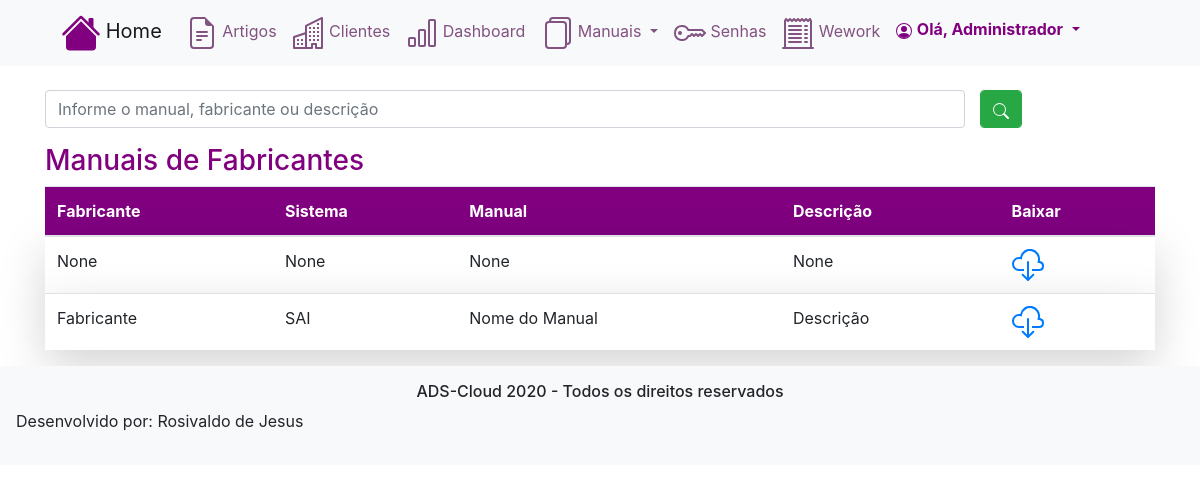
The page /manuaisFabricantes/ (signed in) on the database its author committed.
### evertical/models.py (models this page shows, shortened)
class tbManuais(models.Model):
    manualNome = models.CharField(max_length=100, blank=True, null=True)
    manualLink = models.CharField(max_length=255, blank=True, null=True)
    manualDescricao = models.CharField(max_length=255, blank=True, null=True)
    manualFabricante = models.ForeignKey(tbFabricante, on_delete=models.CASCADE)
    manualSistema = models.ForeignKey(tbSistemas, on_delete=models.CASCADE)
    class Meta:
        db_table = 'tbManuais'
        verbose_name_plural = 'Manuais'

class tbFabricante(models.Model):
    sistemaFabricante = models.CharField(max_length=50, blank=True, null=True)
    class Meta:
        db_table = 'tbFabricante'
        verbose_name_plural = 'Sistema Fabricante'
    def __str__(self):
        return self.sistemaFabricante

class tbSistemas(models.Model):
    sistemasTipo = models.CharField(max_length=20, blank=True, null=True)
    class Meta:
        db_table = 'tbSistemas'
        verbose_name_plural = 'Sistemas'
    def __str__(self):
        return "{}".format(self.sistemasTipo)

### evertical/views.py (the view)
# urls.py: path('manuaisFabricantes/', manuaisFabricantes),
@login_required(login_url='/login/')
def manuaisFabricantes(request):
    manualFabricante = tbManuais.objects.all().order_by('manualFabricante')
    queryset = request.GET.get('q')
    if queryset:
        manualFabricante = tbManuais.objects.filter(
            Q(manualNome__icontains=queryset) |
            Q(manualDescricao__icontains=queryset)
        )
    return render(request, 'manuaisFabricantes.html',{'manualFabricante':manualFabricante})

### templates/manuaisFabricantes.html (shortened to what this page needs)
{% extends "base.html" %}
{% load static %}
{% block content %}
<div class="container-xl">
	<section>
		<br>
      <form method="GET">
			<div class="row">
				<div class="form-group col-10">
					<input type="search" class="form-control"
						   placeholder="Informe o manual, fabricante ou descrição"
						   name="q" value="{{ request.GET.q }}">
				</div>
				<div class="form-group">
					<button class=" form-control btn-success">
					</button>
				</div>
			</div>
		</form>
	</section>
	<section>
		<h3 style="color: purple">Manuais de Fabricantes</h3>
	<div class="table-responsive-xl">
		<table class="table table-striped">
			<thead style="background-color: purple;color: white;">
				<tr>
					<th>Fabricante</th>
					<th>Sistema</th>
					<th>Manual</th>
					<th>Descrição</th>
					<th>Baixar</th>
				</tr>
			</thead>
			<tbody>
				{% for manual in manualFabricante %}
				<tr class="shadow-lg p-3 mb-5 bg-white rounded ">
					<td>{{manual.manualFabricante}}</td>
					<td>{{manual.manualSistema}}</td>
					<td>{{manual.manualNome}}</td>
					<td>{{manual.manualDescricao}}</td>
					<td>
						<a href="{{manual.manualLink }}" target="_blanko"><b>
						</a>
					</td>
				</tr>
				{% endfor %}
			</tbody>
		</table>
	</div>
	</section>
</div>
{% endblock %}s

### templates/model-header.html (shortened to what this page needs)
<div class="bg-light" >
        <div class="container">
          <nav class="navbar navbar-expand-lg navbar-light bg-light ">
            {% if request.user.is_authenticated %}
            <a class="navbar-brand" href="/">
              <strong style="color: purple">
              </strong>
              Home
            </a>
            {% endif %}
            <div class="collapse navbar-collapse" id="navbarNavDropdown">
              <ul class="navbar-nav">
                  {% if request.user.is_authenticated %}
                <li class="nav-item active">
                  <a class="nav-link" href="/artigos/" style="color: #825280">
                    Artigos
                  </a>
                </li>
                  {% endif %}
                  {% if request.user.is_authenticated %}
                <li class="nav-item">
                  <a class="nav-link" href="/clientes/" style="color: #825280">
                    Clientes
                  </a>
                </li>
                  {% endif %}
                  {% if request.user.is_authenticated %}
                <li class="nav-item">
                  <a class="nav-link" href="/dashboard/" style="color: #825280">
                    Dashboard
                  </a>
                </li>
                  {% endif %}
                  {% if request.user.is_authenticated %}
                <li class="nav-item dropdown">
                  <a class="nav-link dropdown-toggle" href="#" id="navbarDropdownMenuLink" role="button" data-toggle="dropdown" aria-haspopup="true" aria-expanded="false" style="color: #825280">
                    Manuais
                  </a>
                </li>
                  {% endif %}
                  {% if request.user.is_authenticated %}
                <li class="nav-item">
                  <a class="nav-link" href="/senhasPadroes/" style="color: #825280">
                    Senhas
                  </a>
                </li>
                  {% endif %}
                  {% if request.user.is_authenticated %}
                <li class="nav-item">
                  <a class="nav-link" href="/wework/" style="color: #825280">
                    Wework
                  </a>
                </li>
                  {% endif %}
                  {% if request.user.is_authenticated %}
                        <li class="nav-item dropdown" >
                          <a class="nav-link dropdown-toggle" href="#" id="navbarDropdownMenuLink" role="button" data-toggle="dropdown" aria-haspopup="true" aria-expanded="false" style="color: purple">
                            <strong>Olá, {{ request.user.get_full_name }}</strong>
                          </a>
                        </li>
                          {% endif %}
              </ul>
            </div>
          </nav>
        </div>
</div>

### rows shown on the page
tbManuais: manualFabricante "None", manualSistema "None", manualNome "None", manualDescricao "None"
tbManuais: manualFabricante "Fabricante", manualSistema "SAI", manualNome "Nome do Manual", manualDescricao "Descrição"

### other values the page prints
{{ request.user.get_full_name }} "Administrador"
